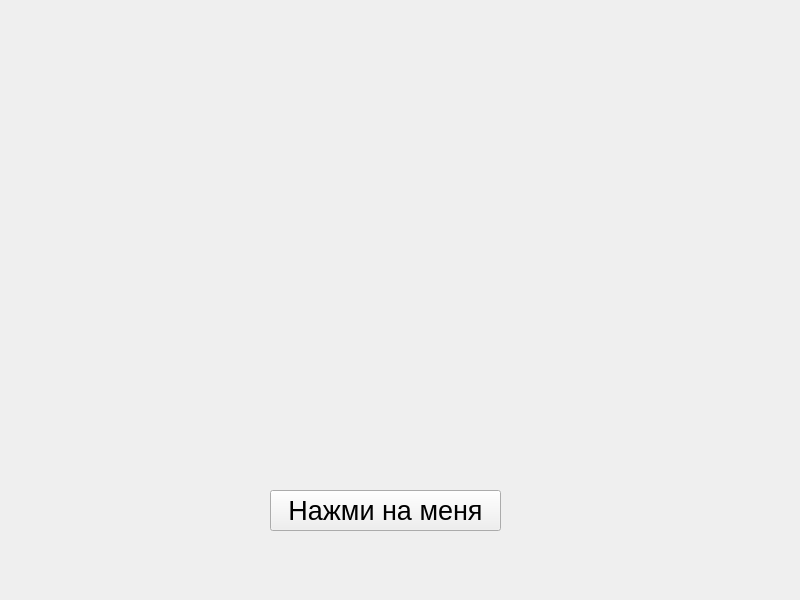
<?xml version="1.0" encoding="UTF-8"?>
<ui version="4.0">
 <class>MainWindow</class>
 <widget class="QMainWindow" name="MainWindow">
  <property name="geometry">
   <rect>
    <x>0</x>
    <y>0</y>
    <width>800</width>
    <height>600</height>
   </rect>
  </property>
  <property name="windowTitle">
   <string>MainWindow</string>
  </property>
  <widget class="QWidget" name="centralwidget">
   <widget class="QPushButton" name="pushButton">
    <property name="geometry">
     <rect>
      <x>270</x>
      <y>490</y>
      <width>231</width>
      <height>41</height>
     </rect>
    </property>
    <property name="font">
     <font>
      <pointsize>20</pointsize>
     </font>
    </property>
    <property name="text">
     <string>Нажми на меня</string>
    </property>
   </widget>
  </widget>
 </widget>
 <resources/>
 <connections/>
</ui>
